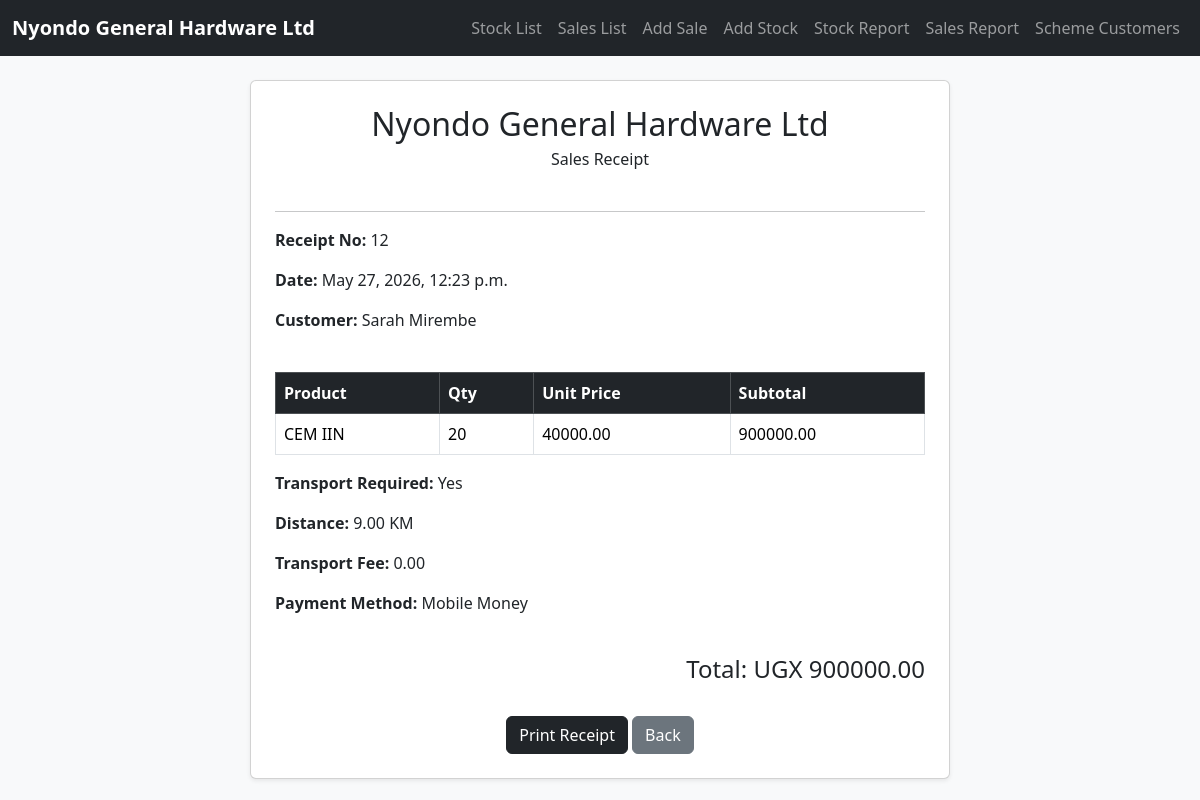
Page /nyondo/sales_receipt/12/ on the committed database.
### nyondo/models.py (models this page shows, shortened)
class Sale(models.Model):
    customer_name = models.CharField(max_length=100)
    product = models.ForeignKey(Stock, on_delete=models.CASCADE, default=None)
    quantity = models.PositiveIntegerField()
    sub_total = models.DecimalField(max_digits=10, decimal_places=2, default=0)
    date = models.DateTimeField(default=timezone.now)
    payment_method = models.CharField(max_length=50)
    distance_km = models.DecimalField(max_digits=10, decimal_places=2, default=0)
    transport_required = models.BooleanField(default=False)
    transport_fee = models.DecimalField(max_digits=10, decimal_places=2, default=0)
    total_price = models.DecimalField(max_digits=10, decimal_places=2, default=0)

class Stock(models.Model):
    PAYMENT_STATUS_CHOICES = [('Paid', 'Paid'), ('Not Paid', 'Not Paid')]
    PAYMENT_TYPE_CHOICES = [('Cash', 'Cash'), ('Mobile Money', 'Mobile Money'), ('Bank Transfer', 'Bank Transfer'), ('Credit', 'Credit')]
    supplier = models.CharField(max_length=100)
    category = models.CharField(max_length=100)
    product_name = models.CharField(max_length=100)
    quantity_delivered = models.PositiveIntegerField(default=0)
    unit_cost = models.DecimalField(max_digits=10, decimal_places=2)
    total_value_goods = models.DecimalField(max_digits=12, decimal_places=2, default=0)
    unit_price = models.DecimalField(max_digits=10, decimal_places=2)
    supplier_payment_status = models.CharField(max_length=20, choices=PAYMENT_STATUS_CHOICES, default='Not Paid')
    payment_type = models.CharField(max_length=50, choices=PAYMENT_TYPE_CHOICES, blank=True, null=True)
    date_added = models.DateTimeField(default=timezone.now)

### nyondo/views.py (the view)
# urls.py: path('sales_receipt/<int:sale_id>/', views.sales_receipt, name='sales_receipt'),
def sales_receipt(request, sale_id):
    sale = get_object_or_404(Sale, id=sale_id)
    return render(request, 'sales_receipt.html', {'sale': sale})

### nyondo/templates/sales_receipt.html
{% extends 'base.html' %}
{% block content %}
<div class="card shadow-sm p-4 mx-auto" style="max-width: 700px;">
<h2 class="text-center mb-1">Nyondo General Hardware Ltd</h2>
<p class="text-center mb-4">Sales Receipt</p>
<hr>
<p><strong>Receipt No:</strong> {{ sale.id }}</p>
<p><strong>Date:</strong> {{ sale.date }}</p>
<p><strong>Customer:</strong> {{ sale.customer_name }}</p>
<table class="table table-bordered mt-4">
<thead class="table-dark">
<tr>
<th>Product</th>
<th>Qty</th>
<th>Unit Price</th>
<th>Subtotal</th>
</tr>
</thead>
<tbody>
<tr>
<td>{{ sale.product.product_name }}</td>
<td>{{ sale.quantity }}</td>
<td>{{ sale.product.unit_price }}</td>
<td>{{ sale.sub_total }}</td>
</tr>
</tbody>
</table>
<p><strong>Transport Required:</strong> {% if sale.transport_required %}Yes{% else %}No{% endif %}</p>
<p><strong>Distance:</strong> {{ sale.distance_km }} KM</p>
<p><strong>Transport Fee:</strong> {{ sale.transport_fee }}</p>
<p><strong>Payment Method:</strong> {{ sale.payment_method }}</p>
<h4 class="text-end mt-4">Total: UGX {{ sale.total_price }}</h4>
<div class="text-center mt-4">
<button onclick="window.print()" class="btn btn-dark">Print Receipt</button>
<a href="{% url 'sales_list' %}" class="btn btn-secondary">Back</a>
</div>
</div>
{% endblock %}

### rows in the picture
Sale: id "12", date "May 27, 2026, 12:23 p.m.", customer_name "Sarah Mirembe", product.product_name "CEM IIN", quantity "20", product.unit_price "40000.00", sub_total "900000.00", distance_km "9.00", transport_fee "0.00", payment_method "Mobile Money", total_price "900000.00"
